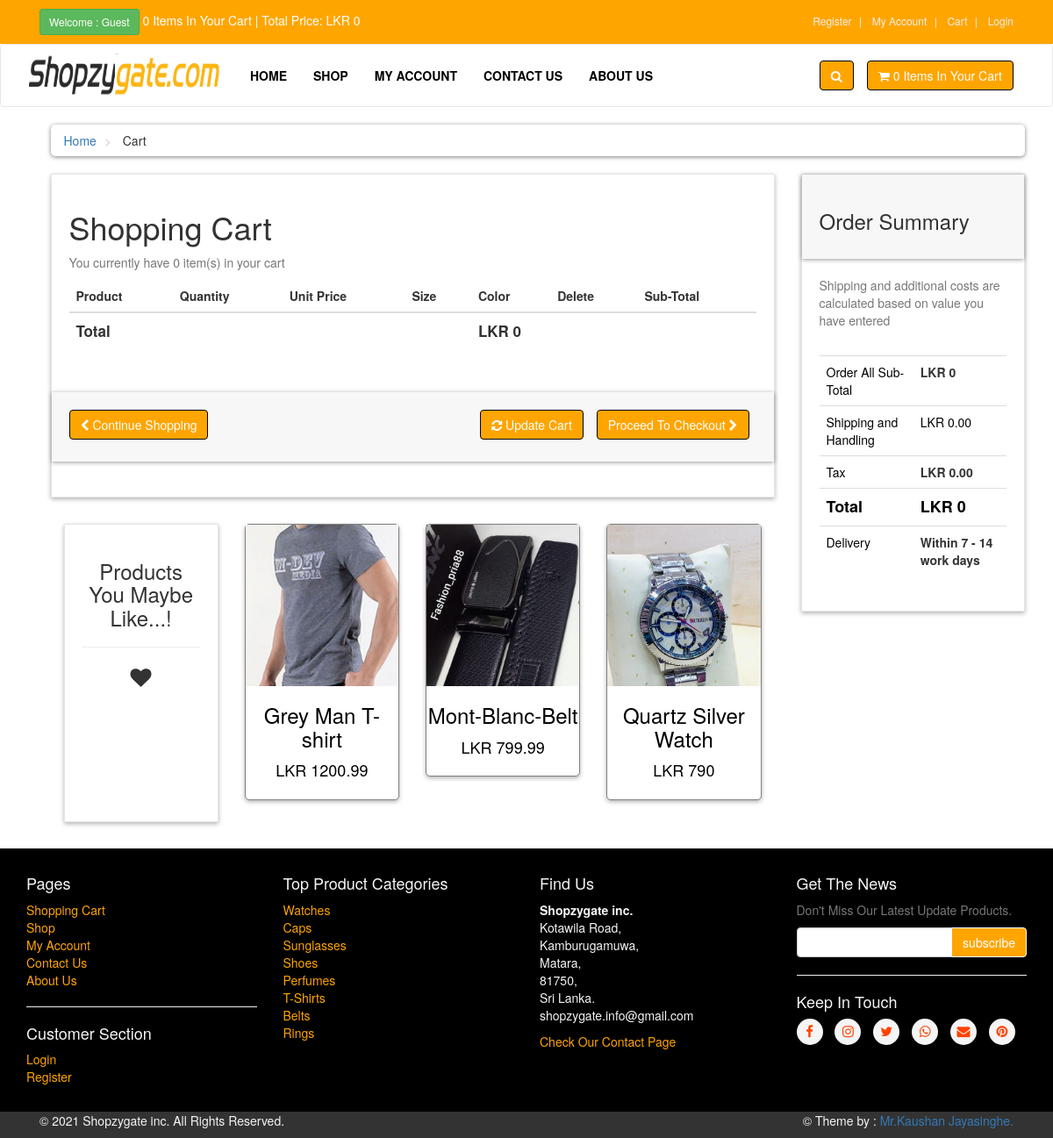
The app's page /cart.php with its own data.
### tables this page shows
CREATE TABLE `products` (
  `product_id` int(10) NOT NULL,
  `p_cat_id` int(10) NOT NULL,
  `cat_id` int(10) NOT NULL,
  `date` timestamp NOT NULL DEFAULT current_timestamp() ON UPDATE current_timestamp(),
  `product_title` text NOT NULL,
  `product_img1` text NOT NULL,
  `product_img2` text NOT NULL,
  `product_img3` text NOT NULL,
  `product_colors` text NOT NULL,
  `product_sizes` text NOT NULL,
  `product_price` double NOT NULL,
  `product_keywords` text NOT NULL,
  `product_desc` text NOT NULL
);

CREATE TABLE `product_categories` (
  `p_cat_id` int(10) NOT NULL,
  `p_cat_title` text NOT NULL,
  `p_cat_desc` text NOT NULL
);

### cart.php (the view, shortened to what this page needs)
<?php
    include("includes/header.php")
?>
    <div id="content">
        <div class="container">
            <div class="col-md-12">
                <ul class="breadcrumb">
                    <li>
                        <a href="index.php">Home</a>
                    </li>
                    <li>
                        Cart
                    </li>
                </ul>
            </div>
            <div id="cart" class="col-md-9">
                <div class="box">
                    <form action="cart.php" method="post" enctype="multipart/form-data">
                        <h1>Shopping Cart</h1>
                        <?php
                        $ip_add = getRealIpUser();
                        $select_cart = "select * from cart where ip_add='$ip_add'";
                        $run_cart = mysqli_query($con,$select_cart);
                        $count = mysqli_num_rows($run_cart);
                        ?>
                        <p class="text-muted">You currently have <?php echo $count; ?> item(s) in your cart</p>
                        <div class="table-responsive">
                            <table class="table">
                                <thead>
                                    <tr>
                                        <th colspan="2">Product</th>
                                        <th>Quantity</th>
                                        <th>Unit Price</th>
                                        <th>Size</th>
                                        <th>Color</th>
                                        <th colspan="1">Delete</th>
                                        <th colspan="2">Sub-Total</th>
                                    </tr>
                                </thead>
                                   <?php
                                    $total = 0;
                                    ?>
                                <tfoot>
                                    <tr>
                                        <th colspan="5">Total</th>
                                        <th colspan="5">LKR <?php echo $total; ?></th>
                                    </tr>
                                </tfoot>
                            </table>
                        </div>
                        <div class="box-footer">
                            <div class="pull-left">
                                <a href="index.php" class="btn btn-primary" style="margin-bottom:5px; margin-left:8px; margin-left:0px; border:1px solid black;">
                                    <i class="fa fa-chevron-left"></i> Continue Shopping
                                </a>
                            </div>
                                <div class="pull-right">
                                <button type="submit" name="update" value="Update Cart" class="btn btn-primary" style="margin-bottom:5px; margin-right:11px; margin-left:0px; border:1px solid black;">
                                    <i class="fa fa-refresh"></i> Update Cart
                                </button>
                                <a href="checkout.php" class="btn btn-primary" style="margin-bottom:5px; margin-right:8px; margin-left:0px; border:1px solid black;">
                                    Proceed To Checkout <i class="fa fa-chevron-right"></i>
                                </a>
                            </div>
                        </div>
                    </form>
                </div>
                 <div id="row same-height-row">
                    <div class="col-md-3 col-sm-6">
                        <div class="box same-height headline">
                            <h3 class="text-center">Products You Maybe Like...!<hr><div class="icon">
                            <i class="fa fa-heart"></i>
                        </div></h3>
                        </div>
                    </div>
                    <?php
                     $get_products = "select * from products order by rand() LIMIT 0,3";
                     $run_products = mysqli_query($con,$get_products);
                     while($row_products=mysqli_fetch_array($run_products)){
                         $pro_id = $row_products['product_id'];
                         $pro_title = $row_products['product_title'];
                         $pro_price = $row_products['product_price'];
                         $pro_img1 = $row_products['product_img1'];
                         echo "
                    <div class='col-md-3 col-sm-6 center-responsive'>
                        <div class='product same-height'>
                        <a href='details.php?pro_id=$pro_id'>
                        <img class='img-responsive' src='admin_area/product_images/$pro_img1' alt='product 6'>
                        </a>
                        <div class='text'>
                            <h3><a href='details.php?pro_id=$pro_id'>$pro_title</a></h3>
                            <p class='price'>LKR $pro_price</p>
                        </div>
                        </div>
                    </div>
                        ";
                     }
                     ?>
                </div>
            </div>
            <div class="col-md-3">
                <div id="order-summury" class="box">
                    <div class="box-header">
                        <h3>Order Summary</h3>
                    </div>
                    <p class="text-muted">
                        Shipping and additional costs are calculated based on value you have entered
                    </p>
                    <div class="table-responsive">
                        <table class="table">
                            <tbody>
                              <tr>
                                  <td>Order All Sub-Total</td>
                                  <th>LKR <?php echo $total; ?></th>
                              </tr>
                                <tr>
                                    <td>Shipping and Handling</td>
                                    <td>LKR 0.00</td>
                                </tr>
                                   <tr>
                                    <td>Tax</td>
                                    <th>LKR 0.00</th>
                                </tr>
                                   <tr class="total">
                                    <td>Total</td>
                                    <th>LKR <?php echo $total; ?></th>
                                </tr>
                                 <tr class="delivery">
                                    <td>Delivery</td>
                                    <th>Within <?php echo "7 - 14 work days"; ?></th>
                                </tr>
                            </tbody>
                        </table>
                    </div>
                </div>
            </div>
        </div>
    </div>
        <?php
        include("includes/footer.php");
        ?>
</body>
</html>

### includes/footer.php (shortened to what this page needs)
   <div id="footer">
    <div class="container">
        <div class="row">
            <div class="col-sm-6 col-md-3">
               <h4>Pages</h4>
                <ul>
                    <li><a href="cart.php">Shopping Cart</a></li>
                    <li><a href="shop.php">Shop</a></li>
                    <li><a href="customer/my_account.php">My Account</a></li>
                    <li><a href="contact.php">Contact Us</a></li>
                    <li><a href="about.php">About Us</a></li>
                </ul>
                <hr>
                <h4>Customer Section</h4>
                <ul>
                            <?php
                                if(!isset($_SESSION['customer_email'])){
                                    echo "<a href='checkout.php'>Login</a>";
                                }else{
                                    echo "<a href='customer/my_account.php?my_orders'>My Account</a>";
                                }
                            ?>
                    <li><a href="customer_register.php">Register</a></li>
                </ul>
            </div>
            <div class="col-sm-6 col-md-3">
                <h4>Top Product Categories</h4>
                <ul>
                  <?php
                    $get_p_cats = "select * from product_categories";
                    $run_p_cats = mysqli_query($con,$get_p_cats);
                    while($row_p_cats=mysqli_fetch_array($run_p_cats)){
                        $p_cat_id = $row_p_cats['p_cat_id'];
                        $p_cat_title = $row_p_cats['p_cat_title'];
                        echo "
                            <li>
                                    <a href='shop.php?p_cat=$p_cat_id'>
                                        $p_cat_title
                                    </a>
                            </li>
                        ";
                    }
                  ?>
                </ul>
            </div>
            <div class="col-sm-6 col-md-3">
               <h4>Find Us</h4>
               <p>
                   <strong>Shopzygate inc.</strong>
                   <br/>Kotawila Road,
                   <br/>Kamburugamuwa,
                   <br/>Matara,
                   <br/>81750,
                   <br/>Sri Lanka.
                   <br/>shopzygate.info@gmail.com
                   <br/>
               </p>
               <a class="checkcontact" href="contact.php">Check Our Contact Page</a>
            </div>
            <div class="col-sm-6 col-md-3">
                <h4>Get The News</h4>
                <p class="text-muted">
                    Don't Miss Our Latest Update Products.
                </p>
                <form action="" method="post">
                    <div class="input-group">
                       <input type="text" class="form-control" name="email">
                       <span class="input-group-btn">
                           <input type="submit" value="subscribe" class="btn btn-primary" style="border:1px solid white;">
                       </span>
                    </div>
                </form>
                <hr>
                <h4>Keep In Touch</h4>
                <p class="social">
                    <a href="#" class="fa fa-facebook"></a>
                    <a href="#" class="fa fa-instagram"></a>
                    <a href="#" class="fa fa-twitter"></a>
                    <a href="#" class="fa fa-whatsapp"></a>
                    <a href="#" class="fa fa-envelope"></a>
                    <a href="#" class="fa fa-pinterest"></a>
                </p>
            </div>
        </div>
    </div>
</div>
    <div class="copyright">
        <div class="container">
            <div class="col-md-6">
                <p class="pull-left">&copy; 2021 Shopzygate inc. All Rights Reserved.</p>
            </div>
             <div class="col-md-6">
                <p class="pull-right">&copy; Theme by : <a href="https://www.facebook.com/few.jayasinghe">Mr.Kaushan Jayasinghe.</a></p>
            </div>
        </div>
    </div>

### styles/style.css (style rules this page uses)
body { font-size: 14px; line-height: 1.42857143; color: #333333; background: white; overflow-x: hidden; margin-left: auto; margin-right: auto; }
.btn-primary { color: #ffffff; background: #ffa500; }
.box { background: #ffffff; margin: 0 0 30px; border: solid 1px #e6e6e6; box-sizing: border-box; padding: 20px; box-shadow: 0px 2px 5px rgba(0, 0, 0, .3); }
#content { padding-left: 25px; }
#content .product { background: #ffffff; border: solid 1px grey; margin-bottom: 30px; box-sizing: border-box; border-radius: 5px; color: black; box-shadow: 0px 2px 5px rgba(0, 0, 0, .3); padding-bottom: 10px; }
.text h3>a { color:black; }
.text h3 { text-align: center; }
.price { text-align: center; font-size: 18px; font-weight: 400; }
.copyright { background: #333333; color: whitesmoke; }
.breadcrumb { padding: 8px 15px; margin-bottom: 20px; background: #ffffff; border-radius: 5px; box-shadow: 0px 1px 5px rgba(0, 0, 0, .5); }
.breadcrumb> li + li:before { content: ">\00a0"; color: #cccccc; }
#content #cart .table tfoot { font-size: 17px; }
.box .box-footer { background-color: #f7f7f7; margin: 30px -20px 20px; padding: 20px; box-shadow: 0px 1px 5px rgba(0, 0, 0, .4); }
.box .box-footer:before, .box .box-footer:after { content: ""; display: table; }
.box .box-footer:after { clear: both; }
.box .box-header { background-color: #f7f7f7; margin: -20px -20px 20px; padding: 20px; box-shadow: 0px 1px 5px rgba(0, 0, 0, .4); }
#content #order-summury table { margin-top: 20px; }
#content #order-summury table td { color: black; }
#content #order-summury table tr.total td, #content #order-summury table tr.total th { font-size: 18px; color: black; font-weight: 700; }
#content .headline { height: 340px; }
#footer { background: black; color: whitesmoke; padding: 20px 0; }
#footer a { text-decoration: none; }
#footer ul { list-style: none; padding-left: 0px; }
#footer ul a { color: #ffa500; padding: 20px 0px; text-decoration: none; }
.checkcontact { color: #ffa500; }
#footer .social { text-align: left; }
#footer .social a { margin: 0px 10px 0px 0px; display: inline-block; color: #ff4200; width: 30px; height: 30px; border-radius: 15px; line-height: 30px; font-size: 15px; text-align: center; vertical-align: bottom; background: whitesmoke; text-decoration: none; }

### records on screen
products: product_img1 (picture), product_title "Grey Man T-shirt", product_price "1200.99"
products: product_img1 (picture), product_title "Mont-Blanc-Belt", product_price "799.99"
products: product_img1 (picture), product_title "Quartz Silver Watch", product_price "790"
product_categories: p_cat_title "Watches"
product_categories: p_cat_title "Caps"
product_categories: p_cat_title "Sunglasses"
product_categories: p_cat_title "Shoes"
product_categories: p_cat_title "Perfumes"
product_categories: p_cat_title "T-Shirts"
product_categories: p_cat_title "Belts"
product_categories: p_cat_title "Rings"

### other values on screen
$count_items "0 0"
$total "0"
$count "0"
